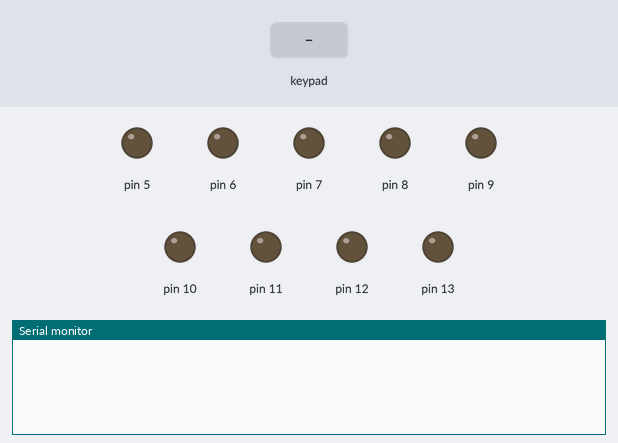
This sketch was run on a simulated Arduino Uno, built with avr-gcc and run on an emulated ATmega328P. Shown: output pins drawn as LEDs (lit = HIGH), the last lines printed to the serial monitor. The inputs (shaded band) are chosen by the test bench.

Above: at 1.2 s.
1.3 s: key '1' pressed
At 2.2 s:
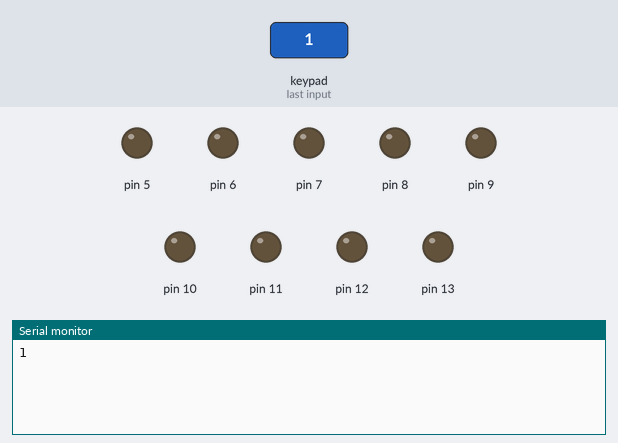
2.8 s: keypad keys 1 2 # pressed 0.4 s apart
At 5.0 s:
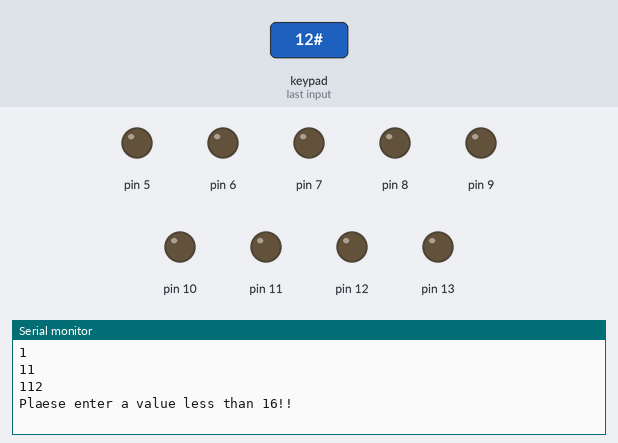
6.1 s: key '#' pressed
At 7.9 s:
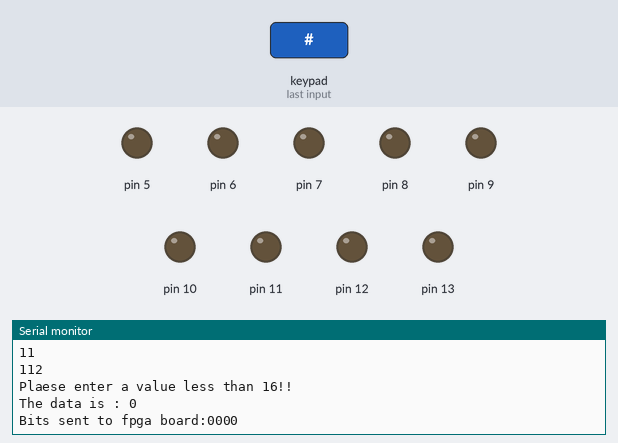

Measured:
- after the input at 1.3 s, the serial monitor: prints a new line at once (image 1)
- after the input at 2.8 s, the serial monitor: prints a new line at once (image 2)
- after the input at 6.1 s, the serial monitor: prints a new line after 1.0 s (image 3)

The sketch:

keypad1.ino
```cpp
#include <Keypad.h>


float v1 = 0;
float v2 = 0;
int a, b, c, d;
int bits[4];
const byte ROWS = 4; //four rows
const byte COLS = 3; //three columns
char keys[ROWS][COLS] = {
  {'1', '2', '3'},
  {'4', '5', '6'},
  {'7', '8', '9'},
  {'*', '0', '#'}
};

byte rowPins[ROWS] = {A5, A4 , A3, A2};
byte colPins[COLS] = { A1, A0 , 2};
Keypad kpd = Keypad( makeKeymap(keys), rowPins, colPins, ROWS, COLS );

void setup() {
  pinMode(13, OUTPUT);
  pinMode(12, OUTPUT);
  pinMode(11, OUTPUT);
  pinMode(10, OUTPUT);
  pinMode(9, OUTPUT);
  pinMode(8, OUTPUT);
  pinMode(7, OUTPUT);
  pinMode(6, OUTPUT);
  pinMode(5, OUTPUT);
  Serial.begin(115200);
}


byte value = 0;
int i=0;
int var[4] = {0};

void loop() {
  char key = kpd.getKey();
  if (key != NO_KEY)
  {
    if ( (key >= '0') && (key <= '9') )
    {
      value = value * 10;
      value = value + key - '0';
      Serial.println(value);
    }
    if ( key == '#' )
    {
      //do stuff with value
      //for demonstration purposes, for now we'll just print it
      delay(1000);
      if (value <= 15) {
        Serial.print("The data is : ");
        Serial.println(value);
        var[i] = value;
        i = i+1;

        int data = value;
        for (int c = 3; c >= 0; c--)
        {
          int k = data >> c;

          if (k & 1) {
            bits[c] = 1;
            //Serial.println(bits[c]);
          }
          else {
            bits[c] = 0;
            //Serial.println(bits[c]);
          }
        }

         Serial.print("Bits sent to fpga board:");
        Serial.print(bits[3]);
         Serial.print(bits[2]);
          Serial.print(bits[1]);
           Serial.println(bits[0]);
      }
      else {
        Serial.println("Plaese enter a value less than 16!!");

      }

      value = 0; //Now reset ready for next input
    }
  }
  if(key == '*'){

  int a = var[0];
  digitalWrite(13, a%2);
  a = a>>1;
  digitalWrite(12, a%2);
  a = a>>1;
  digitalWrite(11, a%2);
  a = a>>1;
  digitalWrite(10, a%2);

  int b = var[1];
  digitalWrite(9, b%2);
  b = b>>1;
  digitalWrite(8, b%2);
  b = b>>1;
  digitalWrite(7, b%2);
  b = b>>1;
  digitalWrite(6, b%2);

  int z = var[2];
  digitalWrite(5, z);


  var[0] = 0;
  var[1] = 0;
  var[2] = 0;
  }
}
```
